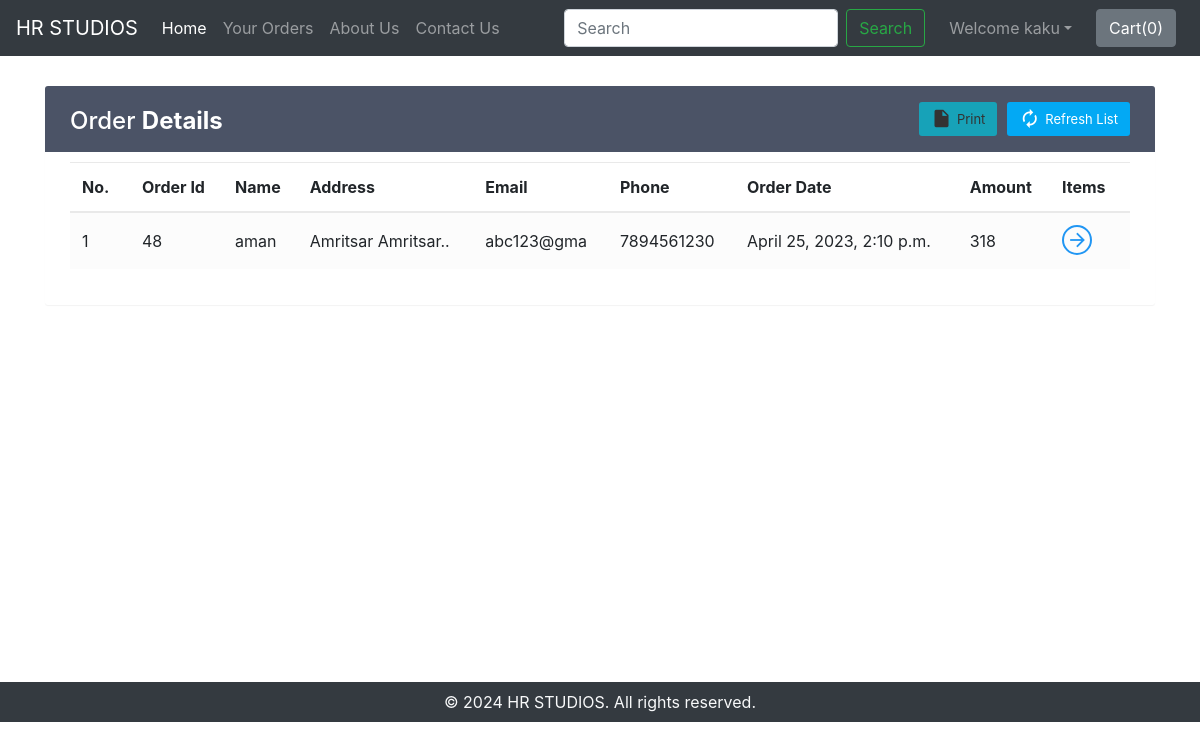
/shop/orderView/ (signed in), run on the app's committed database.
### shop/views.py (the view)
def orderView(request):
    if request.user.is_authenticated:
        current_user = request.user
        orderHistory = Orders.objects.filter(userId=current_user.id)
        if len(orderHistory) == 0:
            messages.info(request, "You have not ordered.")
            return render(request, 'shop/orderView.html')
        return render(request, 'shop/orderView.html', {'orderHistory': orderHistory})
    return render(request, 'shop/orderView.html')

### shop/templates/shop/orderView.html (shortened to what this page needs)
{% extends 'shop/basic.html' %}
{% block body %}
{% if user.is_authenticated %}
<div class="container" id="cont">
<div class="table-wrapper">
    <div class="table-title">
        <div class="row">
            <div class="col-sm-4">
                <h2>Order <b>Details</b></h2>
            </div>
            <div class="col-sm-8">
                <a href="" class="btn btn-primary"><i class="material-icons">&#xE863;</i> <span>Refresh List</span></a>
                <a href="#" onclick="window.print()" class="btn btn-info"><i class="material-icons">&#xE24D;</i> <span>Print</span></a>
            </div>
        </div>
    </div>
    <table class="table table-striped table-hover">
        <thead>
            <tr>
                <th>No.</th>
                <th>Order Id</th>
                <th>Name</th>
                <th>Address</th>
                <th>Email</th>
                <th>Phone</th>
                <th>Order Date</th>
                <th>Amount</th>
                <th>Items</th>
            </tr>
        </thead>
        <tbody>
            {% for i in orderHistory %}
            <tr>
                <td class="count"></td>
                <td>{{i.order_id}}</td>
                <td>{{i.name}}</td>
                <td data-toggle="tooltip" title="{{i.address}}">{{i.address|slice:"0:25"}}..</td>
                <td>{{i.email}}</td>
                <td>{{i.phone}}</td>
                <td>{{i.timestamp}}</td>
                <td>{{i.amount}}</td>
                <td><a href="#" id="click{{i.order_id}}" class="view" title="View Details"><i class="material-icons">&#xE5C8;</i></a></td>
            </tr>
            {% endfor %}
        </tbody>
    </table>
</div>
</div>
{% else %}
<div id="cont2">
    <div class="alert alert-info">
        <font style="font-size:22px"><center>You need to <strong><a class="alert-link" data-toggle="modal" data-target="#loginModal">Login</a></strong></center></font>
    </div>
</div>
{% endif %}
{% endblock %}

### shop/templates/shop/basic.html (shortened to what this page needs)
<!doctype html>
<html lang="en">
  <head>
    <link rel="stylesheet" href="https://stackpath.bootstrapcdn.com/bootstrap/4.2.1/css/bootstrap.min.css">
    <link rel="stylesheet" href="https://stackpath.bootstrapcdn.com/bootstrap/4.3.1/css/bootstrap.min.css">
    <link rel="stylesheet" href="https://use.fontawesome.com/releases/v5.8.2/css/all.css">
  </head>
  <body  style="background-repeat: no-repeat; background-size: cover; background-image: url('"https://images.unsplash.com/photo-1507838153414-b4b713384a76?q=80&w=2070&auto=format&fit=crop&ixlib=rb-4.0.3&ixid=M3wxMjA3fDB8MHxwaG90by1wYWdlfHx8fGVufDB8fHx8fA%3D%3D"');"
  <body>
    <nav class="navbar navbar-expand-lg navbar-dark bg-dark">
      <a class="navbar-brand" href="/shop">HR STUDIOS</a>
      <div class="collapse navbar-collapse" id="navbarSupportedContent">
        <ul class="navbar-nav mr-auto">
          <li class="nav-item active">
            <a class="nav-link" href="http://127.0.0.1:4522/">Home <span class="sr-only">())</span></a>
          </li>
          <li class="nav-item">
            <a class="nav-link" href="/shop/orderView/">Your Orders</a>
          </li>
          <li class="nav-item">
            <a class="nav-link" href="/shop/about">About Us</a>
          </li>
          <li class="nav-item">
            <a class="nav-link" href="/shop/contact">Contact Us</a>
          </li>
        </ul>
        <form method="get" action="/shop/search" class="form-inline my-2 my-lg-0 mx-3">
          <input class="form-control mr-sm-2" type="search" name="search" id="search" placeholder="Search" aria-label="Search" required>
          <button class="btn btn-outline-success my-2 my-sm-0" type="submit">Search</button>
        </form>
        {% if user.is_authenticated %}
        <ul class="navbar-nav mr-2">
          <li class="nav-item dropdown">
            <a class="nav-link dropdown-toggle" href='#' id="navbarDropdown" role="button" data-toggle="dropdown"> Welcome {{request.user}}</a>
          </li>
        </ul>
        {% else %}
        <button type="button" class="btn btn-success mx-2" data-toggle="modal" data-target="#loginModal">Login</button>
        <button type="button" class="btn btn-success mx-2" data-toggle="modal" data-target="#signupModal">SignUp</button>
        {% endif %}
        <button type="button" class="btn btn-secondary mx-2" id="popcart" data-container="body" data-html="true" data-toggle="popover" title="MyCart" data-placement="bottom" data-content="Bottom popover">
          Cart(<span id="cart">0</span>)
        </button>
      </div>
    </nav>
    {% block body %} {% endblock %}
    <div class="footer container-fluid bg-dark text-light">
        <p class="text-center py-2 mb-0">© 2024 HR STUDIOS. All rights reserved. <a href="https://www.instagram.com/sumit.dhiman._/" target="_blank" rel="noopener noreferrer"></a></p>
    </div>
  </body>
</html>

### data on the page
Orders: order_id "48", name "aman", address "Amritsar Amritsar", email "abc123@gma", phone "7894561230", timestamp "April 25, 2023, 2:10 p.m.", amount "318"

### other printed values
{{ request.user }} "kaku"
